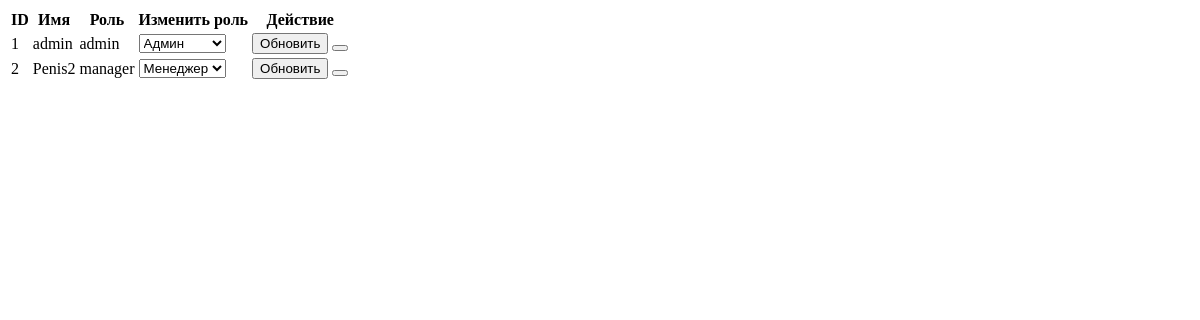
Before: /admin/get_users with the older database file.
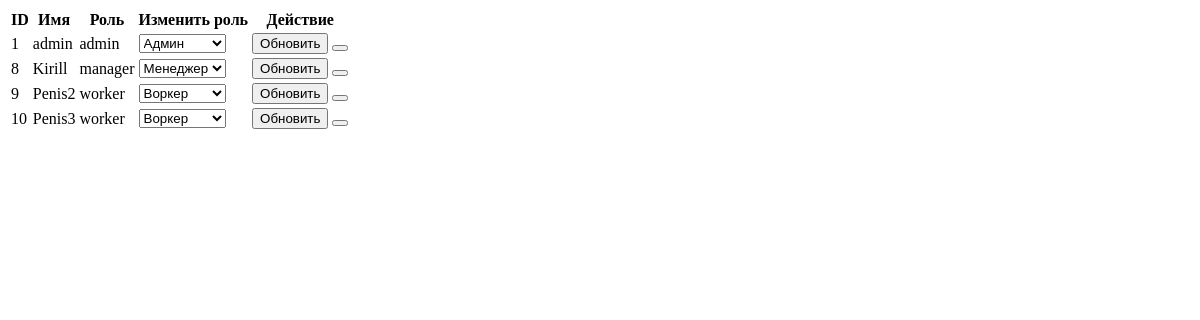
After: the same page with the newer database file.
### tables this page shows
CREATE TABLE users (
    id INTEGER PRIMARY KEY AUTOINCREMENT,
    username TEXT UNIQUE NOT NULL,
    password TEXT NOT NULL,
    role TEXT NOT NULL DEFAULT 'worker',
    created_at TIMESTAMP DEFAULT CURRENT_TIMESTAMP
);

### app.py (the view)
@app.route('/admin/get_users')
def get_users_table():
    db = get_db()
    users = db.execute('SELECT * FROM users ORDER BY id').fetchall()
    return render_template('_users_table.html', users=users)

### app.py (called while the page is built)
def get_db():
    if 'db' not in g: # Проверяем, есть ли уже соединение с базой данных в объекте g
        g.db = sqlite3.connect(app.config['DATABASE'])
        g.db.row_factory = sqlite3.Row
    return g.db # Возвращаем объект соединения с базой данных

### templates/_users_table.html (shortened to what this page needs)
<table class="data-table">
    <thead>
        <tr>
            <th>ID</th>
            <th>Имя</th>
            <th>Роль</th>
            <th>Изменить роль</th>
            <th>Действие</th>
        </tr>
    </thead>
    <tbody>
        {% for user in users %}
        <tr>
            <td>{{ user.id }}</td>
            <td>{{ user.username }}</td>
            <td class="current-role">{{ user.role }}</td>
            <td>
                <select class="form-select role-select">
                    <option value="admin" {% if user.role == 'admin' %}selected{% endif %}>Админ</option>
                    <option value="manager" {% if user.role == 'manager' %}selected{% endif %}>Менеджер</option>
                    <option value="worker" {% if user.role == 'worker' %}selected{% endif %}>Воркер</option>
                </select>
            </td>
            <td>
                <button class="btn btn-primary btn-sm btn-update-role" data-user-id="{{ user.id }}">
                     Обновить
                </button>
                <button class="btn btn-danger btn-sm action-btn delete-user"
                        data-user-id="{{ user.id }}"
                        {% if current_user is defined and user.id == current_user %}disabled title="You can't delete yourself"{% endif %}>
                </button>
            </td>
        </tr>
        {% else %}
        <tr>
            <td colspan="5">Юзеры не найдены</td>
        </tr>
        {% endfor %}
    </tbody>
</table>

Changed rows visible on the page:
removed users: id "2", username "Penis2", role "manager", role "Менеджер"
added users: id "8", username "Kirill", role "manager", role "Менеджер"
added users: id "9", username "Penis2", role "worker", role "Воркер"
added users: id "10", username "Penis3", role "worker", role "Воркер"
